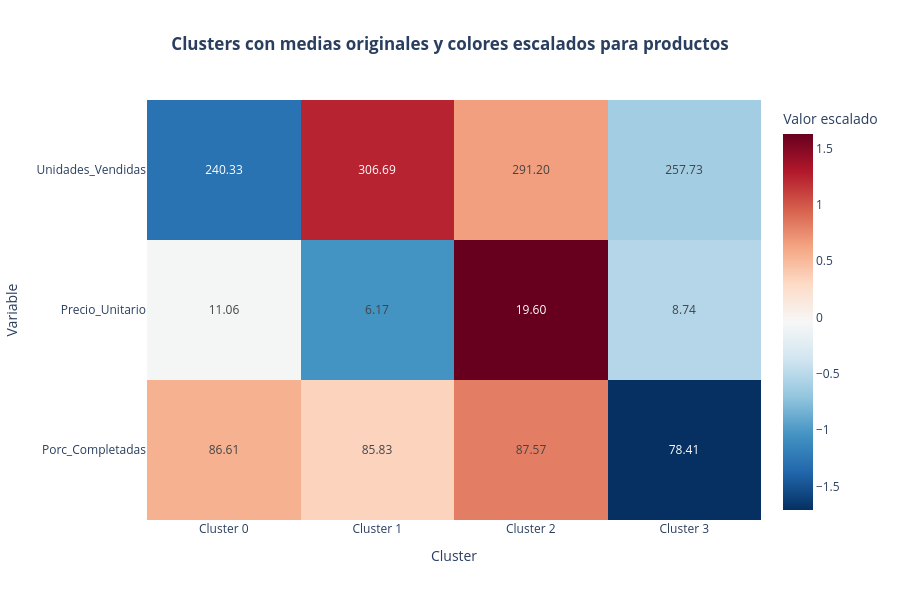

Notebook code cell kept with this figure:
### Code cell
plot_heatman_clusters(cluster_means_original, name='productos')

### Figure 1 — Plotly figure (JSON) as saved in the notebook; plotly's stock layout.template omitted (floating-point values rounded to 4 significant figures)
{"data": [{"colorbar": {"title": {"text": "Valor escalado"}}, "colorscale": [[0, "rgb(5,48,97)"], [0.1, "rgb(33,102,172)"], [0.2, "rgb(67,147,195)"], [0.3, "rgb(146,197,222)"], [0.4, "rgb(209,229,240)"], [0.5, "rgb(247,247,247)"], [0.6, "rgb(253,219,199)"], [0.7, "rgb(244,165,130)"], [0.8, "rgb(214,96,77)"], [0.9, "rgb(178,24,43)"], [1, "rgb(103,0,31)"]], "text": [[86.61, 85.83, 87.57, 78.41], [11.06, 6.167, 19.6, 8.735], [240.3, 306.7, 291.2, 257.7]], "texttemplate": "%{text:.2f}", "type": "heatmap", "x": ["Cluster 0", "Cluster 1", "Cluster 2", "Cluster 3"], "y": ["Porc_Completadas", "Precio_Unitario", "Unidades_Vendidas"], "z": [[0.5523, 0.3382, 0.8166, -1.707], [-0.0661, -1.035, 1.627, -0.5261], [-1.281, 1.244, 0.6549, -0.6187]]}], "layout": {"height": 600, "title": {"text": "<b>Clusters con medias originales y colores escalados para productos</b>", "x": 0.5}, "xaxis": {"title": {"text": "Cluster"}}, "yaxis": {"tickmode": "array", "ticktext": ["Porc_Completadas", "Precio_Unitario", "Unidades_Vendidas"], "tickvals": ["Porc_Completadas", "Precio_Unitario", "Unidades_Vendidas"], "title": {"text": "Variable"}}}}
